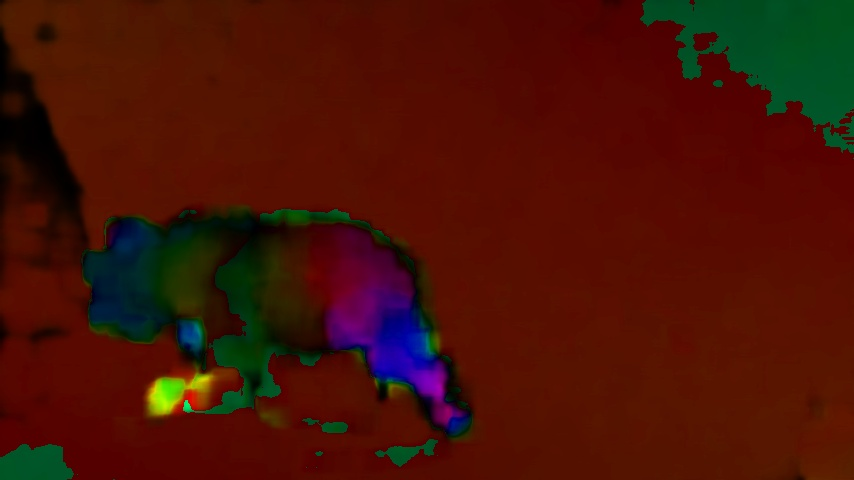
#> input picture Images/bear_00001.jpg, 854 x 480 px; its folder holds only this picture in this run
$ python -i FrameComparison.py   (imports and definitions only)   (older library calls are emulated)
#> lines starting #> are read from the running program, lines starting #| are printed output that depends on the picture
#> further down, picture is the input picture: shape (480, 854, 3); mean B, G, R 6.3, 18.7, 72.5
import numpy as np
import cv2


class FrameComparison:

    def __init__(self):
        self.prev_gray = None

    def __call__(self, frame):
        gray = cv2.cvtColor(frame, cv2.COLOR_BGR2GRAY)  # Convertir a escala de grises
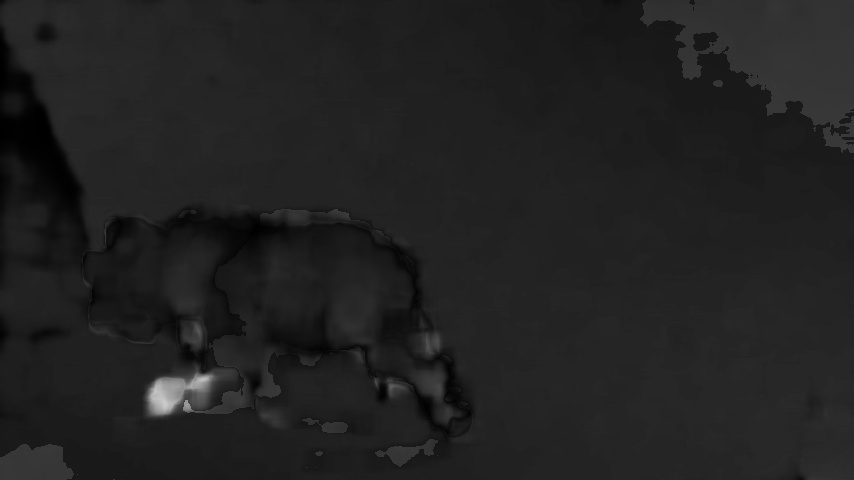
#> gray: shape (480, 854); min 0, max 202, mean 33.3
        gray = cv2.GaussianBlur(gray, (5, 5), 0)  # Convertir a escala de grises

        if self.prev_gray is None:
            self.prev_gray = gray

        difference = cv2.absdiff(self.prev_gray, gray)  # Resta absoluta
#> difference: shape (480, 854); every value is 0
        _, thres = cv2.threshold(difference, 25, 255, cv2.THRESH_BINARY)  # Aplicar umbral
        #     thres2 = cv2.dilate(thres, None, iterations=2)

        ###
        frame, contours, hierarchy = cv2.findContours(thres, cv2.RETR_TREE, cv2.CHAIN_APPROX_SIMPLE)  # Buscar contornos
#> contours = []
        for c in contours:
            # Eliminamos los contornos mas pequenos
            if cv2.contourArea(c) < 500:
                continue

            # Obtenemos el bounds del contorno, el rectangulo mayor que engloba al contorno
            (x, y, w, h) = cv2.boundingRect(c)
            # Dibujamos el rectangulo del bounds
            cv2.rectangle(frame, (x, y), (x + w, y + h), (0, 255, 0), 2)
#> this loop made 0 passes
        ###
        # cv2.imshow("Prev frame", thres)
        # cv2.imshow("Frame", frame)
        # cv2.imshow("Difference", difference)

        self.prev_gray = gray

        # Mostramos las capturas
        # cv2.imshow('Camara', frame)
        # cv2.imshow('Umbral', fgmask)
        # cv2.imshow('Contornos', contornosimg)

        # Sentencias para salir, pulsa 's' y sale
        k = cv2.waitKey(1) & 0xff
#> (key Esc is pressed here)

        return gray

>>> import cv2
>>> picture = cv2.imread('Images/bear_00001.jpg')
>>> result = FrameComparison()(picture)

$ run again, on Images/bear_00003.jpg
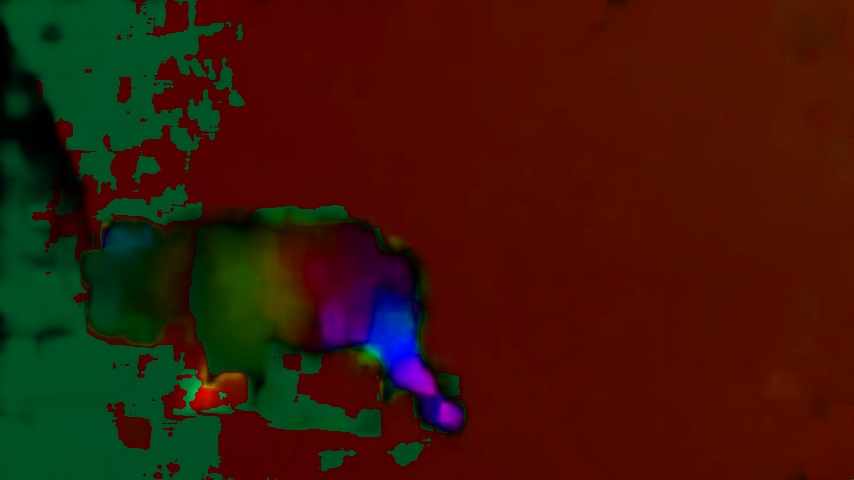
#> input picture Images/bear_00003.jpg, 854 x 480 px
#> picture is the input picture: shape (480, 854, 3); mean B, G, R 9.9, 24.3, 59.6
#> in __call__, `gray = cv2.cvtColor(frame, cv2.COLOR_BGR2GRAY)`:
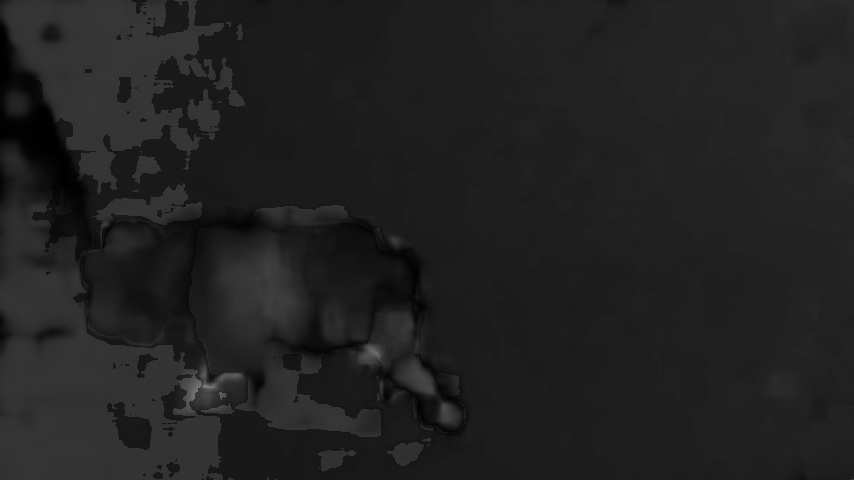
#> gray: shape (480, 854); min 0, max 134, mean 33.2
#> difference: shape (480, 854); every value is 0
#> contours = []

$ run again, on Images/bear_00005.jpg
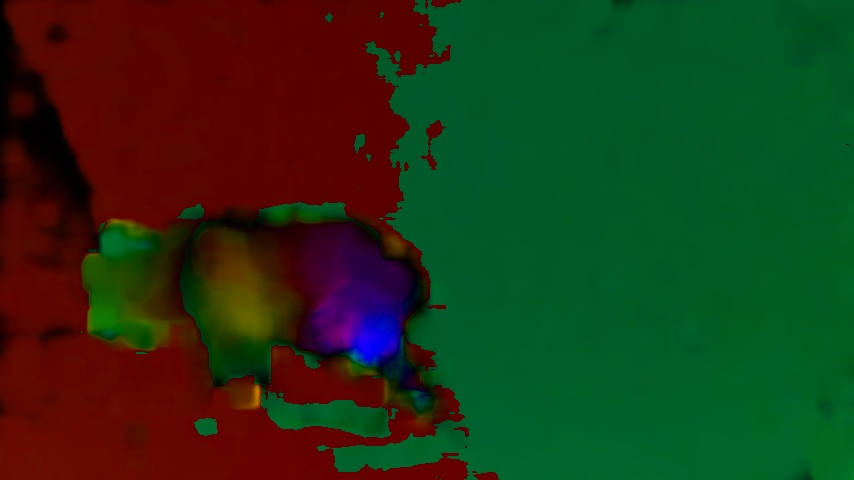
#> input picture Images/bear_00005.jpg, 854 x 480 px
#> picture is the input picture: shape (480, 854, 3); mean B, G, R 23.3, 54.1, 35
#> in __call__, `gray = cv2.cvtColor(frame, cv2.COLOR_BGR2GRAY)`:
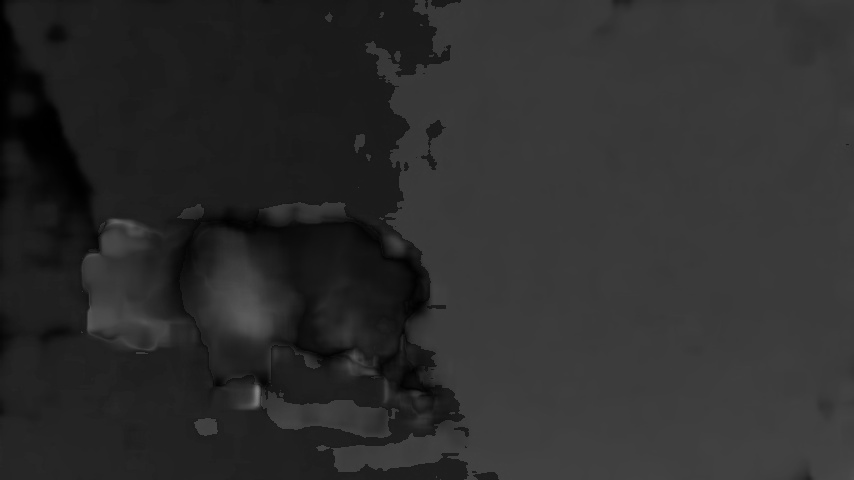
#> gray: shape (480, 854); min 0, max 134, mean 44.8
#> difference: shape (480, 854); every value is 0
#> contours = []

$ run again, on Images/bear_00009.jpg
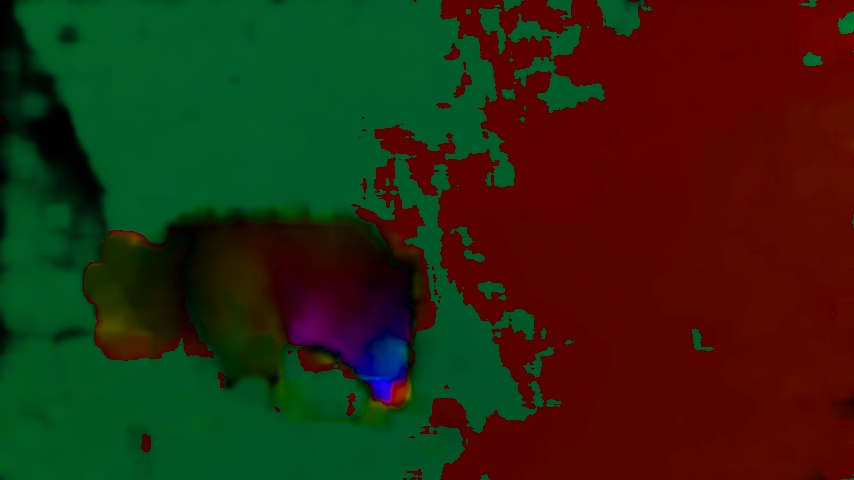
#> input picture Images/bear_00009.jpg, 854 x 480 px
#> picture is the input picture: shape (480, 854, 3); mean B, G, R 17, 40.6, 43.6
#> in __call__, `gray = cv2.cvtColor(frame, cv2.COLOR_BGR2GRAY)`:
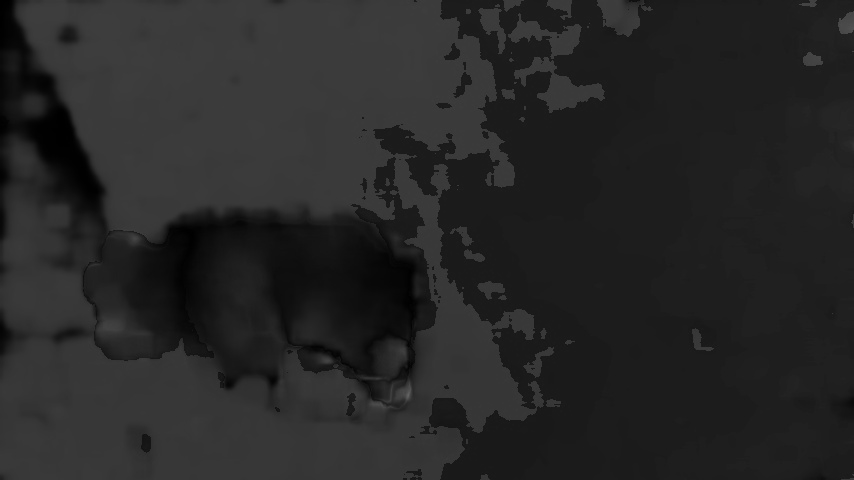
#> gray: shape (480, 854); min 0, max 99, mean 38.8
#> difference: shape (480, 854); every value is 0
#> contours = []
